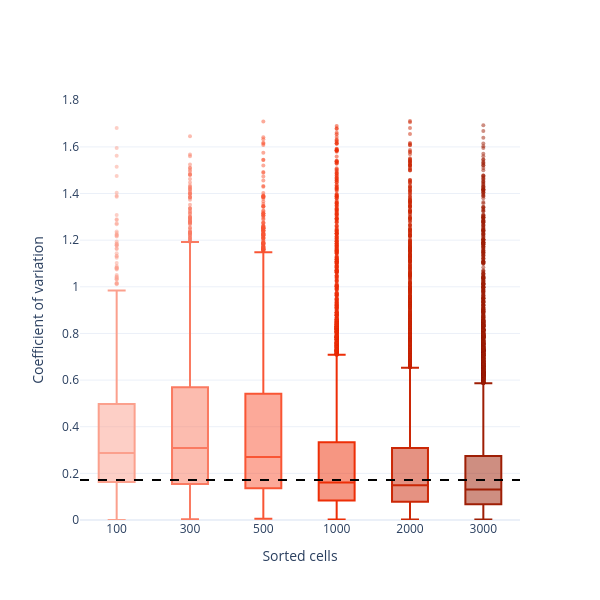

This figure's notebook cell:
### Markdown cell above
# Supplementary Figure 3b
Coefficient of variation of Class I phosphosite intensities across the 3 HeLa nanoPhos replicates, per sorted-cell number. Per project policy, CV is a per-feature quantitative metric — multiplicity is KEPT (no collapse).

### Code cell
# Suppl 3b - CV of Class I phosphosite intensities (HeLa nanoPhos), per cell number.
# Strict per-run Class I via process_ptm_site_report; CV computed in LINEAR space across
# the 3 replicates, requiring all 3 valid (matches Figure3_v00 logic). Multiplicity KEPT.
cv_by_cells = {}
for n in HELA_CELL_ORDER:
    if n not in hela_nanophos:
        continue
    sd = process_ptm_site_report(hela_nanophos[n], cutoff=0.75)['site_data']
    cols = [c for c in sd.columns if c not in PROC_META]
    lin = np.power(2.0, sd[cols])                       # log2 -> linear
    n_valid = lin.notna().sum(axis=1)
    cv = lin.std(axis=1) / lin.mean(axis=1)             # ddof=1 (pandas default), as in v00
    cv = cv.where(n_valid >= len(cols))                 # require all replicates valid
    cv_by_cells[n] = cv.dropna()

all_cv = np.concatenate([v.values for v in cv_by_cells.values()])
median_cv = float(np.nanmedian(all_cv))
print('median CV (all cell numbers): %.3f  (%.1f%%)' % (median_cv, 100 * median_cv))
for n, v in cv_by_cells.items():
    print(f'  {n:>4} cells: n={len(v):>5}  median CV={np.nanmedian(v):.3f}')

order = [n for n in HELA_CELL_ORDER if n in cv_by_cells]
fig = go.Figure()
for i, n in enumerate(order):
    fig.add_trace(go.Box(
        y=cv_by_cells[n], x=[str(n)] * len(cv_by_cells[n]), name=str(n),
        marker_color=color_sequence_red[i], line=dict(color=color_sequence_red[i]),
        boxpoints='outliers',                           # show outlier points beyond whiskers
        marker=dict(size=4, opacity=0.5), showlegend=False,
    ))
fig.add_hline(y=median_cv, line={'dash': 'dash', 'width': 2, 'color': 'black'})
fig.update_layout(width=600, height=600, template='plotly_white',
                  xaxis_title='Sorted cells', yaxis_title='Coefficient of variation')
fig.update_xaxes(categoryorder='array', categoryarray=[str(n) for n in order])
fig.update_yaxes(rangemode='tozero')
fig.show()
#fig.write_image(r'figures/figure3/suppl_figure3b.pdf', width=600, height=600)

### Figure 1 — Plotly figure (JSON) as saved in the notebook; plotly's stock layout.template omitted (floating-point values rounded to 4 significant figures; data arrays with more than 128 entries replaced by an {"elided": "..."} marker saying what was removed)
{"data": [{"boxpoints": "outliers", "line": {"color": "#FBA08D"}, "marker": {"color": "#FBA08D", "opacity": 0.5, "size": 4}, "name": "100", "showlegend": false, "type": "box", "x": {"elided": "1452 str values"}, "y": {"elided": "1452 float values"}}, {"boxpoints": "outliers", "line": {"color": "#FA7A61"}, "marker": {"color": "#FA7A61", "opacity": 0.5, "size": 4}, "name": "300", "showlegend": false, "type": "box", "x": {"elided": "3362 str values"}, "y": {"elided": "3362 float values"}}, {"boxpoints": "outliers", "line": {"color": "#F95534"}, "marker": {"color": "#F95534", "opacity": 0.5, "size": 4}, "name": "500", "showlegend": false, "type": "box", "x": {"elided": "4712 str values"}, "y": {"elided": "4712 float values"}}, {"boxpoints": "outliers", "line": {"color": "#ED2E07"}, "marker": {"color": "#ED2E07", "opacity": 0.5, "size": 4}, "name": "1000", "showlegend": false, "type": "box", "x": {"elided": "6821 str values"}, "y": {"elided": "6821 float values"}}, {"boxpoints": "outliers", "line": {"color": "#CB2706"}, "marker": {"color": "#CB2706", "opacity": 0.5, "size": 4}, "name": "2000", "showlegend": false, "type": "box", "x": {"elided": "9550 str values"}, "y": {"elided": "9550 float values"}}, {"boxpoints": "outliers", "line": {"color": "#9E1E05"}, "marker": {"color": "#9E1E05", "opacity": 0.5, "size": 4}, "name": "3000", "showlegend": false, "type": "box", "x": {"elided": "11014 str values"}, "y": {"elided": "11014 float values"}}], "layout": {"height": 600, "shapes": [{"line": {"color": "black", "dash": "dash", "width": 2}, "type": "line", "x0": 0, "x1": 1, "xref": "x domain", "y0": 0.1719, "y1": 0.1719, "yref": "y"}], "width": 600, "xaxis": {"categoryarray": ["100", "300", "500", "1000", "2000", "3000"], "categoryorder": "array", "title": {"text": "Sorted cells"}}, "yaxis": {"rangemode": "tozero", "title": {"text": "Coefficient of variation"}}}}
